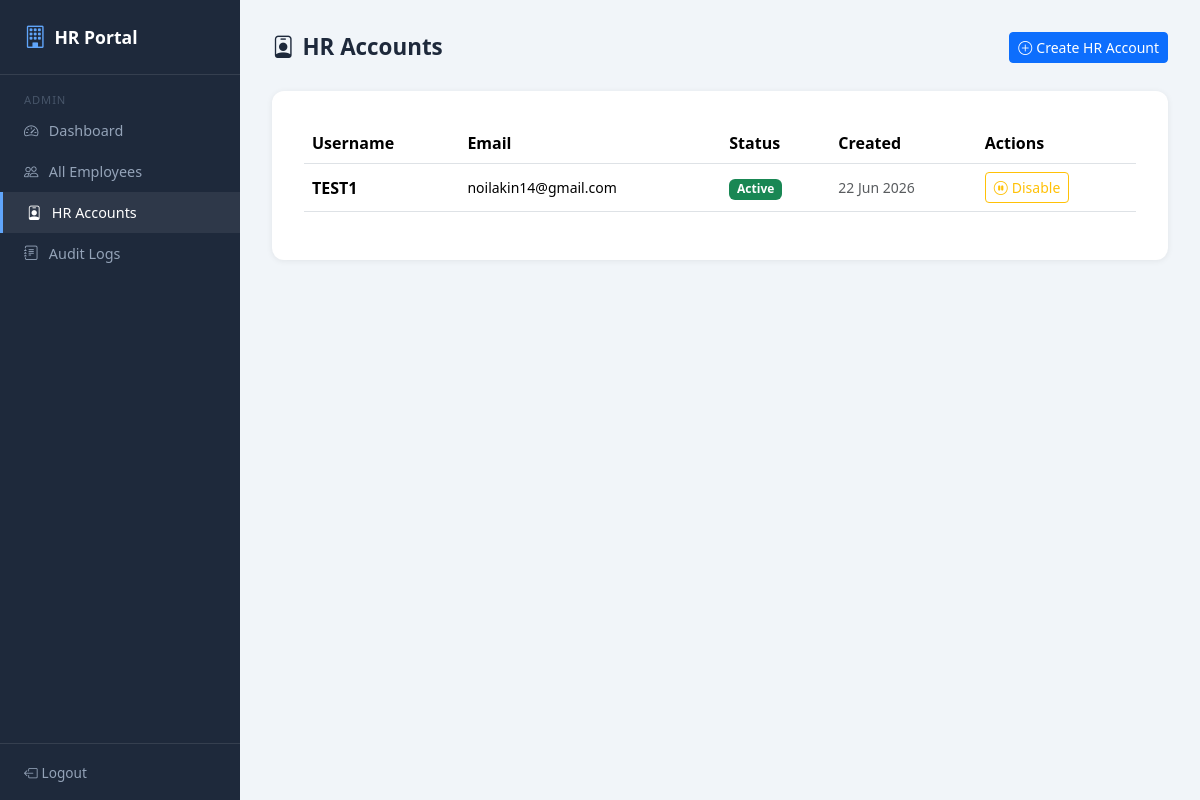
The page /admin/hr (signed in) on the database its author committed.
### sql.py (models this page shows, shortened)
class User(UserMixin, db.Model):
    __tablename__ = "users"
    user_id = db.Column(db.Integer, primary_key=True)
    username = db.Column(db.String(100), unique=True, nullable=False)
    email = db.Column(db.String(120), unique=True, nullable=False)
    password_hash = db.Column(db.String(255), nullable=False)
    role = db.Column(db.String(20), nullable=False)
    is_approved = db.Column(db.Boolean, default=False)
    is_active = db.Column(db.Boolean, default=True)
    created_at = db.Column(db.DateTime, default=datetime.utcnow)

### admindashboard.py (the view)
@app.route("/admin/hr")
@login_required
@role_required("SUPERADMIN")
def admin_hr_list():
    hr_users = User.query.filter_by(role="HR").order_by(User.created_at.desc()).all()
    return render_template("admin_hr_list.html", hr_users=hr_users)

### app.py (called while the page is built)
@login_manager.user_loader
def load_user(user_id):
    return db.session.get(User, int(user_id))

### utils.py (called while the page is built)
def role_required(*roles):
    def decorator(func):
        @wraps(func)
        def wrapper(*args, **kwargs):
            if not current_user.is_authenticated:
                abort(403)
            if current_user.role not in roles:
                abort(403)
            return func(*args, **kwargs)
        return wrapper
    return decorator

### templates/admin_hr_list.html (shortened to what this page needs)
{% extends "base.html" %}
{% block content %}
<div class="topbar">
  <h1><i class="bi bi-person-badge me-2"></i>HR Accounts</h1>
  <a href="{{ url_for('admin_create_hr') }}" class="btn btn-primary btn-sm">
    <i class="bi bi-plus-circle me-1"></i>Create HR Account
  </a>
</div>
<div class="card-form">
  {% if hr_users %}
  <div class="table-responsive">
    <table class="table table-hover align-middle">
      <thead>
        <tr><th>Username</th><th>Email</th><th>Status</th><th>Created</th><th>Actions</th></tr>
      </thead>
      <tbody>
        {% for hr in hr_users %}
        <tr>
          <td class="fw-semibold">{{ hr.username }}</td>
          <td class="small">{{ hr.email }}</td>
          <td>
            {% if hr.is_approved %}
            <span class="badge bg-success">Active</span>
            {% else %}
            <span class="badge bg-warning text-dark">Pending</span>
            {% endif %}
          </td>
          <td class="small text-muted">{{ hr.created_at.strftime('%d %b %Y') }}</td>
          <td>
            <form method="POST" action="{{ url_for('admin_toggle_hr', user_id=hr.user_id) }}" class="d-inline">
              {% if hr.is_approved %}
              <button type="submit" class="btn btn-sm btn-outline-warning"
                onclick="return confirm('Disable this HR account?')">
                <i class="bi bi-pause-circle me-1"></i>Disable
              </button>
              {% else %}
              <button type="submit" class="btn btn-sm btn-outline-success"
                onclick="return confirm('Enable this HR account?')">
                <i class="bi bi-check-circle me-1"></i>Enable
              </button>
              {% endif %}
            </form>
          </td>
        </tr>
        {% endfor %}
      </tbody>
    </table>
  </div>
  {% else %}
  <div class="text-center py-5 text-muted">
    <i class="bi bi-person-badge fs-1 d-block mb-2"></i>
    No HR accounts yet. <a href="{{ url_for('admin_create_hr') }}">Create one</a>
  </div>
  {% endif %}
</div>
{% endblock %}

### templates/base.html (style rules this page uses)
:root { --sidebar-width: 240px; --primary: #2563eb; --primary-dark: #1d4ed8; }
body { background: #f1f5f9; font-family: 'Segoe UI', sans-serif; }
.topbar { display: flex; justify-content: space-between; align-items: center; margin-bottom: 1.75rem; }
.topbar h1 { font-size: 1.4rem; font-weight: 700; color: #1e293b; margin: 0; }
.card-form { background: #fff; border-radius: 12px; padding: 2rem; box-shadow: 0 1px 6px rgba(0,0,0,.07); }

### rows shown on the page
User: username "TEST1", email "noilakin14@gmail.com", is_approved "Active", created_at "22 Jun 2026"
